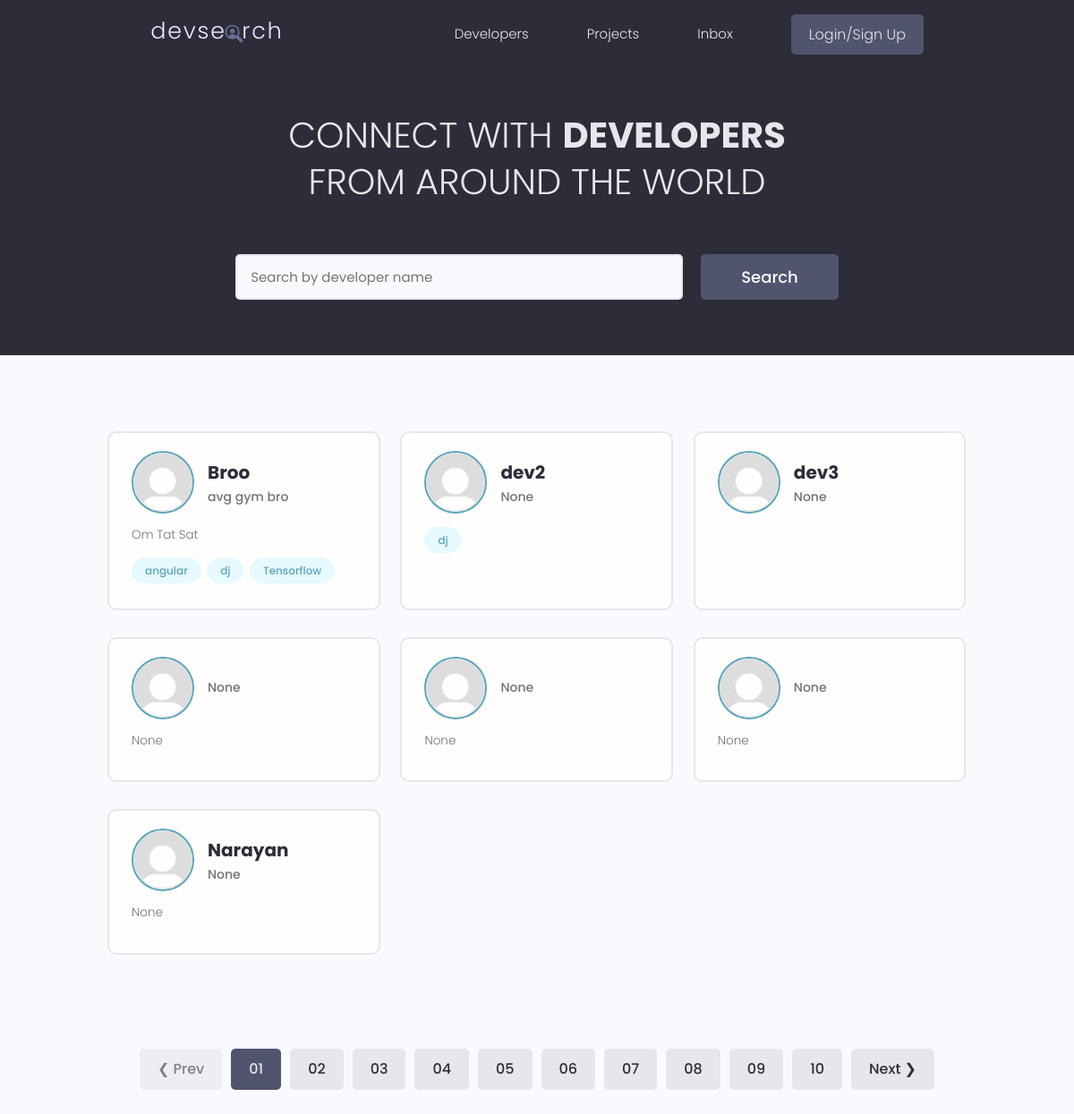
The page / on the database its author committed.
### users/models.py (models this page shows, shortened)
class Profile(models.Model):
    user = models.OneToOneField(User, on_delete = models.CASCADE, null = True, blank = True)
    name = models.CharField(max_length = 200, blank = True, null = True)
    username = models.CharField(max_length=200, blank = True, null = True)
    location = models.CharField(max_length=200, blank = True, null = True)
    email = models.EmailField(max_length = 500, blank = True, null = True)
    short_intro = models.CharField(max_length = 200, blank = True, null = True)
    bio = models.TextField(blank = True, null = True)
    profile_image = models.ImageField(null = True, blank = True, upload_to = 'profiles/', default="profiles/default.png")
    social_github = models.CharField(max_length = 200, blank=True, null = True)
    social_twitter = models.CharField(max_length = 200, blank=True, null = True)
    social_linkedin = models.CharField(max_length = 200, blank=True, null = True)
    social_youtube = models.CharField(max_length = 200, blank=True, null = True)
    social_website = models.CharField(max_length = 200, blank=True, null = True)
    created = models.DateTimeField(auto_now_add=True)
    id = models.UUIDField(default = uuid.uuid4, primary_key=True, unique=True, editable=False)

class Skill(models.Model):
    owner = models.ForeignKey(Profile, on_delete=models.CASCADE, null = True, blank = True)
    name = models.CharField(max_length=200, blank= True, null = True)
    description = models.TextField(null = True, blank = True)
    created = models.DateTimeField(auto_now_add=True)
    id = models.UUIDField(default=uuid.uuid4, unique=True,primary_key=True, editable=False)

### users/views.py (the view)
# urls.py: path('', views.profiles, name = 'profiles'),
def profiles(request):
    profiles = Profile.objects.all()
    return render(request, 'users/profiles.html', {'profiles':profiles})

### users/templates/users/profiles.html (shortened to what this page needs)
{% extends 'main.html' %}
{% block content %}
<main class="home">
    <section class="hero-section text-center">
      <div class="container container--narrow">
        <div class="hero-section__box">
          <h2>CONNECT WITH <span>DEVELOPERS</span></h2>
          <h2>FROM AROUND THE WORLD</h2>
        </div>
        <div class="hero-section__search">
          <form class="form" action="#" method="get">
            <div class="form__field">
              <input class="input input--text" id="formInput#search" type="text" name="text"
                placeholder="Search by developer name" />
            </div>
            <input class="btn btn--sub btn--lg" type="submit" value="Search" />
          </form>
        </div>
      </div>
    </section>
    <section class="devlist">
      <div class="container">
        <div class="grid grid--three">
            {% for profile in  profiles%}
          <div class="column card">
            <div class="dev">
              <a href="{% url 'profile' profile.id %}" class="card__body">
                <div class="dev__profile">
                  <img class="avatar avatar--md" src="{{profile.profile_image.url}}" alt="image" />
                  <div class="dev__meta">
                    <h3>{{profile.name}}</h3>
                    <h5>{{profile.short_intro|slice:"60"}}</h5>
                  </div>
                </div>
                <p class="dev__info">
                  {{profile.bio| slice:"150"}}
                </p>
                <div class="dev__skills">
                 {% for skill in  profile.skill_set.all|slice:"5"%}
                  <span class="tag tag--pill tag--main">
                    <small>{{skill.name}}</small>
                  </span>
                  {% endfor %}
                </div>
              </a>
            </div>
          </div>
          {% endfor %}
        </div>
      </div>
    </section>
    <div class="pagination">
      <ul class="container">
        <li><a href="#" class="btn btn--disabled">&#10094; Prev</a></li>
        <li><a href="#" class="btn btn--sub">01</a></li>
        <li><a href="#" class="btn">02</a></li>
        <li><a href="#" class="btn">03</a></li>
        <li><a href="#" class="btn">04</a></li>
        <li><a href="#" class="btn">05</a></li>
        <li><a href="#" class="btn">06</a></li>
        <li><a href="#" class="btn">07</a></li>
        <li><a href="#" class="btn">08</a></li>
        <li><a href="#" class="btn">09</a></li>
        <li><a href="#" class="btn">10</a></li>
        <li><a href="#" class="btn">Next &#10095;</a></li>
      </ul>
    </div>
  </main>
{% endblock content %}

### static/styles/app.css (style rules this page uses)
:root { --color-sub: #2d2d39; }
.btn--sub { background-color: var(--color-sub-light); }
.card { border: 2px solid var(--color-light); }
img { width: 100%; }
.hero-section { height: 40vh; display: flex; align-items: center; background-color: var(--color-sub); }
.hero-section__box { margin-bottom: 4rem; }
.hero-section__box > h2, .hero-section__box > h2 > span { font-size: 4rem; color: var(--color-light); line-height: 1.3; text-transform: uppercase; }
.hero-section__box > h2 { font-weight: 300; }
.hero-section__box > h2 > span { font-weight: 700; }
.hero-section__search > .form { display: flex; align-items: center; justify-content: center; gap: 2rem; }
.hero-section__search > .form input.input--text { width: 50rem; }
.devlist { margin-top: 8rem; }
.devlist .grid { align-items: stretch; }
.devlist .dev .dev__profile { display: flex; align-items: center; gap: 1.5rem; }
.devlist .dev .dev__meta h3 { color: var(--color-sub); font-size: 2rem; font-weight: 700; }
.devlist .dev .dev__meta h5 { color: var(--color-text); font-size: 1.4rem; font-weight: 500; }
.devlist .dev .dev__info { margin: 1.5rem 0; font-size: 1.35rem; line-height: 1.4; text-align: justify; }
.pagination { margin-top: 8rem; margin-bottom: 10rem; }
.pagination > ul { flex-wrap: wrap; list-style: none; display: flex; align-items: center; justify-content: center; gap: 1rem; }
.pagination .btn { color: var(--color-sub); }
.pagination .btn.btn--sub { color: var(--color-light); }

### static/uikit/styles/modules/_variables.css (style rules this page uses)
:root { --color-main: #5aa5b9; --color-main-light: #e6faff; --color-sub: #3f4156; --color-sub-light: #51546e; --color-sub-lighter: #ededfd; --color-text: #737373; --color-gray: #8b8b8b; --color-light: #e5e7eb; --color-light-gray: #767676; --color-bg: #f8fafd; --color-white: #fffefd; --color-white-light: #f3f3f3; --color-success: #359e64; --color-success-bg: #def8e8; --color-error: #fc4b0b; --color-error-bg: #fff2ee; --font-base: 'Poppins', arial, helvetica, 'Segoe UI', roboto, ubuntu, sans-serif; --font-monospace: 'Fira Code', 'Courier New', courier, monospace; --font-regular: 300; --font-medium: 500; --font-bold: 700; --generic-shadow: 1px 1px 5px #00000010; --generic-transition: all 0.3s ease-in-out; }

### static/uikit/styles/modules/_base.css (style rules this page uses)
* { margin: 0; padding: 0; box-sizing: border-box; text-rendering: optimizeLegibility; color: inherit; font-size: inherit; }
html { font-size: 50%; }
@media only screen and (min-width: 480px) { html { font-size: 56.25%; } }
@media only screen and (min-width: 1200px) { html { font-size: 62.5%; } }
body { line-height: 1.6; font-weight: 400; font-size: 1.5rem; color: var(--color-text); background-color: var(--color-bg); min-height: 100vh; }

### static/uikit/styles/modules/_typography.css (style rules this page uses)
* { font-family: var(--font-base); }
h2 { font-size: 3.6rem; font-weight: var(--font-bold); }
h3 { font-size: 3.2rem; font-weight: var(--font-medium); }
h5 { font-size: 2.4rem; font-weight: var(--font-medium); }
h5, h6 { font-weight: var(--font-regular); }
p, span, strong { font-size: 1.6rem; color: var(--color-text); font-weight: var(--font-regular); }
a { padding-bottom: 2px; text-decoration: none; display: inline-block; color: var(--color-main); font-weight: var(--font-medium); }

### static/uikit/styles/modules/_utilities.css (style rules this page uses)
.container { width: 92%; max-width: 165rem; margin: 0 auto; box-sizing: border-box; }
.container--narrow { width: 92%; max-width: 120rem; }
@media screen and (min-width: 1000px) { .container { width: 90%; } }
@media screen and (min-width: 1000px) { .container--narrow { width: 85%; } }
@media screen and (min-width: 1200px) { .container { width: 80%; } }
@media screen and (min-width: 1200px) { .container--narrow { width: 72%; } }
.text-center { text-align: center; }

### static/uikit/styles/modules/_avatar.css (style rules this page uses)
.avatar { border-radius: 50%; border: 2px solid var(--color-main); object-fit: cover; }
.avatar--md { height: 7rem; width: 7rem; }

### static/uikit/styles/modules/_button.css (style rules this page uses)
.btn { display: inline-block; position: relative; cursor: pointer; background-color: var(--color-light); font-weight: var(--font-medium); color: var(--color-sub); text-decoration: none; padding: 1rem 2rem; border-radius: 0.5rem; border: none; width: -webkit-fit-content; width: -moz-fit-content; width: fit-content; height: -webkit-fit-content; height: -moz-fit-content; height: fit-content; font-size: 1.6rem; outline-width: 0; outline-color: transparent; -webkit-backface-visibility: hidden; backface-visibility: hidden; transition: all 0.3s ease-in-out; }
.btn:disabled, .btn--disabled { cursor: not-allowed; opacity: 0.6; }
.btn--sub { background-color: var(--color-sub); color: var(--color-white); }
.btn--lg { font-size: 1.8rem; padding: 1.2rem 4.5rem; }

### rows shown on the page
Profile: profile_image (placeholder picture), name "Broo", short_intro "avg gym bro", bio "Om Tat Sat"
Skill: name "angular"
Skill: name "dj"
Skill: name "Tensorflow"
Profile: profile_image (placeholder picture), name "dev2", short_intro "None"
Skill: name "dj"
Profile: profile_image (placeholder picture), name "dev3", short_intro "None"
Profile: profile_image (placeholder picture), short_intro "None", bio "None"
Profile: profile_image (placeholder picture), short_intro "None", bio "None"
Profile: profile_image (placeholder picture), short_intro "None", bio "None"
Profile: profile_image (placeholder picture), name "Narayan", short_intro "None", bio "None"
